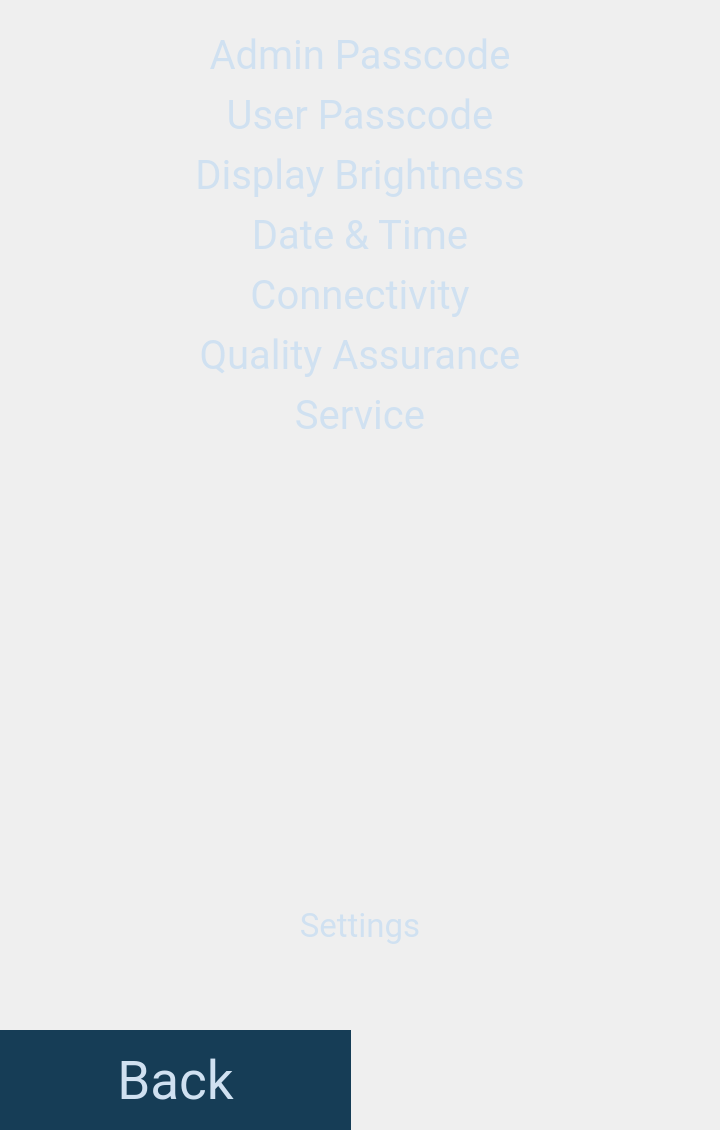
<?xml version="1.0" encoding="UTF-8"?>
<ui version="4.0">
 <class>SettingOptionsForm</class>
 <widget class="QWidget" name="SettingOptionsForm">
  <property name="geometry">
   <rect>
    <x>0</x>
    <y>0</y>
    <width>720</width>
    <height>1130</height>
   </rect>
  </property>
  <property name="sizePolicy">
   <sizepolicy hsizetype="Fixed" vsizetype="Fixed">
    <horstretch>0</horstretch>
    <verstretch>0</verstretch>
   </sizepolicy>
  </property>
  <property name="maximumSize">
   <size>
    <width>720</width>
    <height>1280</height>
   </size>
  </property>
  <property name="font">
   <font>
    <family>Roboto</family>
   </font>
  </property>
  <property name="windowTitle">
   <string>Form</string>
  </property>
  <widget class="QStackedWidget" name="stackedWidget">
   <property name="geometry">
    <rect>
     <x>0</x>
     <y>0</y>
     <width>720</width>
     <height>1130</height>
    </rect>
   </property>
   <property name="sizePolicy">
    <sizepolicy hsizetype="Fixed" vsizetype="Fixed">
     <horstretch>0</horstretch>
     <verstretch>0</verstretch>
    </sizepolicy>
   </property>
   <property name="maximumSize">
    <size>
     <width>720</width>
     <height>1280</height>
    </size>
   </property>
   <property name="currentIndex">
    <number>0</number>
   </property>
   <widget class="QWidget" name="page">
    <widget class="QLabel" name="labelTitle">
     <property name="geometry">
      <rect>
       <x>0</x>
       <y>900</y>
       <width>720</width>
       <height>51</height>
      </rect>
     </property>
     <property name="font">
      <font>
       <family>Roboto</family>
       <pointsize>25</pointsize>
      </font>
     </property>
     <property name="styleSheet">
      <string notr="true">color: rgb(208,225,241);</string>
     </property>
     <property name="text">
      <string>Settings</string>
     </property>
     <property name="alignment">
      <set>Qt::AlignCenter</set>
     </property>
    </widget>
    <widget class="QPushButton" name="buttonAdminPasscode">
     <property name="geometry">
      <rect>
       <x>0</x>
       <y>30</y>
       <width>720</width>
       <height>50</height>
      </rect>
     </property>
     <property name="font">
      <font>
       <family>Roboto</family>
       <pointsize>30</pointsize>
      </font>
     </property>
     <property name="styleSheet">
      <string notr="true">border: 0px solid #8f8f91;
border-radius: 40%;
background-color: rgb(255, 255, 255,0);
color: rgb(208,225,241);</string>
     </property>
     <property name="text">
      <string>Admin Passcode</string>
     </property>
    </widget>
    <widget class="QPushButton" name="buttonUserPasscode">
     <property name="geometry">
      <rect>
       <x>0</x>
       <y>90</y>
       <width>720</width>
       <height>50</height>
      </rect>
     </property>
     <property name="font">
      <font>
       <family>Roboto</family>
       <pointsize>30</pointsize>
      </font>
     </property>
     <property name="styleSheet">
      <string notr="true">border: 0px solid #8f8f91;
border-radius: 40%;
background-color: rgb(255, 255, 255,0);
color: rgb(208,225,241);</string>
     </property>
     <property name="text">
      <string>User Passcode</string>
     </property>
    </widget>
    <widget class="QPushButton" name="buttonDisplaySettings">
     <property name="geometry">
      <rect>
       <x>0</x>
       <y>150</y>
       <width>720</width>
       <height>50</height>
      </rect>
     </property>
     <property name="font">
      <font>
       <family>Roboto</family>
       <pointsize>30</pointsize>
      </font>
     </property>
     <property name="styleSheet">
      <string notr="true">border: 0px solid #8f8f91;
border-radius: 40%;
background-color: rgb(255, 255, 255,0);
color: rgb(208,225,241);</string>
     </property>
     <property name="text">
      <string>Display Brightness</string>
     </property>
    </widget>
    <widget class="QPushButton" name="buttonDateTime">
     <property name="geometry">
      <rect>
       <x>0</x>
       <y>210</y>
       <width>720</width>
       <height>50</height>
      </rect>
     </property>
     <property name="font">
      <font>
       <family>Roboto</family>
       <pointsize>30</pointsize>
      </font>
     </property>
     <property name="styleSheet">
      <string notr="true">border: 0px solid #8f8f91;
border-radius: 40%;
background-color: rgb(255, 255, 255,0);
color: rgb(208,225,241);</string>
     </property>
     <property name="text">
      <string>Date &amp;&amp; Time</string>
     </property>
    </widget>
    <widget class="QPushButton" name="buttonConnectivity">
     <property name="geometry">
      <rect>
       <x>0</x>
       <y>270</y>
       <width>720</width>
       <height>50</height>
      </rect>
     </property>
     <property name="font">
      <font>
       <family>Roboto</family>
       <pointsize>30</pointsize>
      </font>
     </property>
     <property name="styleSheet">
      <string notr="true">border: 0px solid #8f8f91;
border-radius: 40%;
background-color: rgb(255, 255, 255,0);
color: rgb(208,225,241);</string>
     </property>
     <property name="text">
      <string>Connectivity</string>
     </property>
    </widget>
    <widget class="QPushButton" name="buttonQuality">
     <property name="geometry">
      <rect>
       <x>0</x>
       <y>330</y>
       <width>720</width>
       <height>50</height>
      </rect>
     </property>
     <property name="font">
      <font>
       <family>Roboto</family>
       <pointsize>30</pointsize>
      </font>
     </property>
     <property name="styleSheet">
      <string notr="true">border: 0px solid #8f8f91;
border-radius: 40%;
background-color: rgb(255, 255, 255,0);
color: rgb(208,225,241);</string>
     </property>
     <property name="text">
      <string>Quality Assurance</string>
     </property>
    </widget>
    <widget class="QPushButton" name="buttonService">
     <property name="geometry">
      <rect>
       <x>0</x>
       <y>390</y>
       <width>720</width>
       <height>50</height>
      </rect>
     </property>
     <property name="font">
      <font>
       <family>Roboto</family>
       <pointsize>30</pointsize>
      </font>
     </property>
     <property name="styleSheet">
      <string notr="true">border: 0px solid #8f8f91;
border-radius: 40%;
background-color: rgb(255, 255, 255,0);
color: rgb(208,225,241);</string>
     </property>
     <property name="text">
      <string>Service</string>
     </property>
    </widget>
    <widget class="QPushButton" name="buttonBack">
     <property name="geometry">
      <rect>
       <x>0</x>
       <y>1030</y>
       <width>351</width>
       <height>100</height>
      </rect>
     </property>
     <property name="font">
      <font>
       <family>Roboto</family>
       <pointsize>40</pointsize>
      </font>
     </property>
     <property name="styleSheet">
      <string notr="true">border-radius: 70%;
background-color: rgb(22,61,86);
color: rgb(208,225,241)</string>
     </property>
     <property name="text">
      <string>Back</string>
     </property>
     <property name="iconSize">
      <size>
       <width>73</width>
       <height>62</height>
      </size>
     </property>
    </widget>
   </widget>
  </widget>
 </widget>
 <tabstops>
  <tabstop>buttonAdminPasscode</tabstop>
  <tabstop>buttonUserPasscode</tabstop>
  <tabstop>buttonDisplaySettings</tabstop>
  <tabstop>buttonDateTime</tabstop>
  <tabstop>buttonConnectivity</tabstop>
  <tabstop>buttonQuality</tabstop>
  <tabstop>buttonService</tabstop>
  <tabstop>buttonBack</tabstop>
 </tabstops>
 <resources/>
 <connections/>
</ui>
